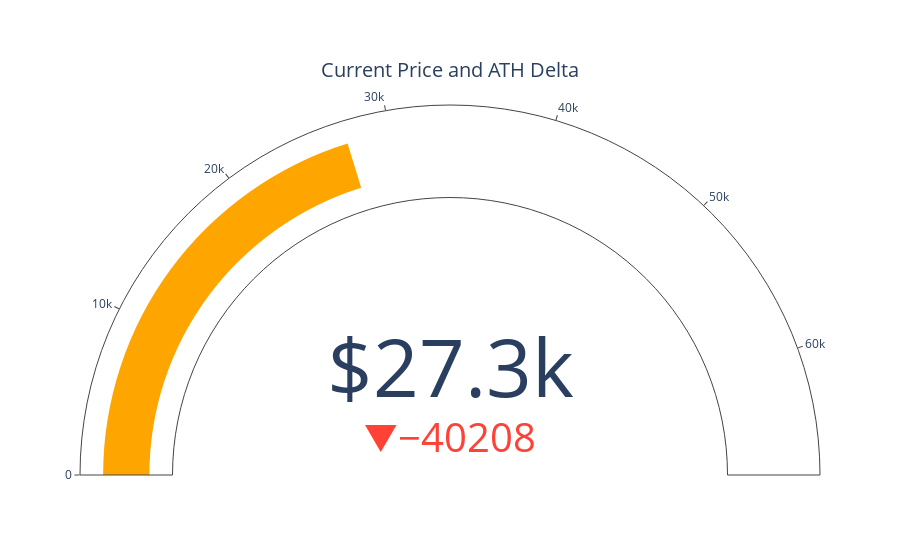

Write notebook code for a chart like this one.
### Code cell
import plotly.graph_objects as go

fig = go.Figure(go.Indicator(
    domain = {'x': [0, 1], 'y': [0, 1]},
    value = df.price.iloc[-1],
    mode = "gauge+number+delta",
    title = {'text': "Current Price and ATH Delta"},
    number = {'prefix': "$"},
    delta = {'reference': df.price[df['price']==df.price.max()].tolist()[0], "valueformat": ".0f"},
    gauge = {'axis': {'range': [None, df.price[df['price']==df.price.max()].tolist()[0]]},
    'bar': {'color': "orange"}}))

fig.show()
fig.write_html("../static/priceath.html")

### Figure 1 — Plotly figure (JSON) as saved in the notebook; plotly's stock layout.template omitted (floating-point values rounded to 4 significant figures)
{"data": [{"delta": {"reference": 67530.0, "valueformat": ".0f"}, "domain": {"x": [0, 1], "y": [0, 1]}, "gauge": {"axis": {"range": [null, 67530.0]}, "bar": {"color": "orange"}}, "mode": "gauge+number+delta", "number": {"prefix": "$"}, "title": {"text": "Current Price and ATH Delta"}, "type": "indicator", "value": 27320.0}], "layout": {}}
